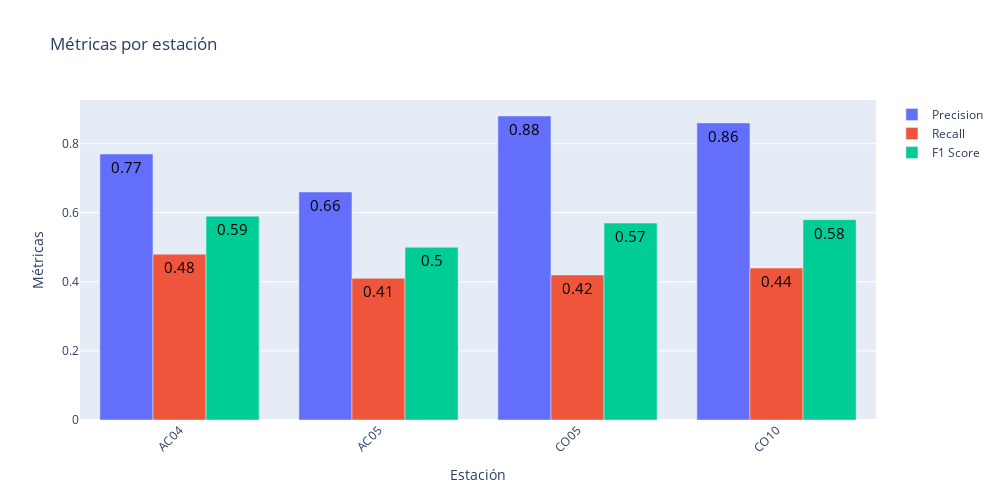
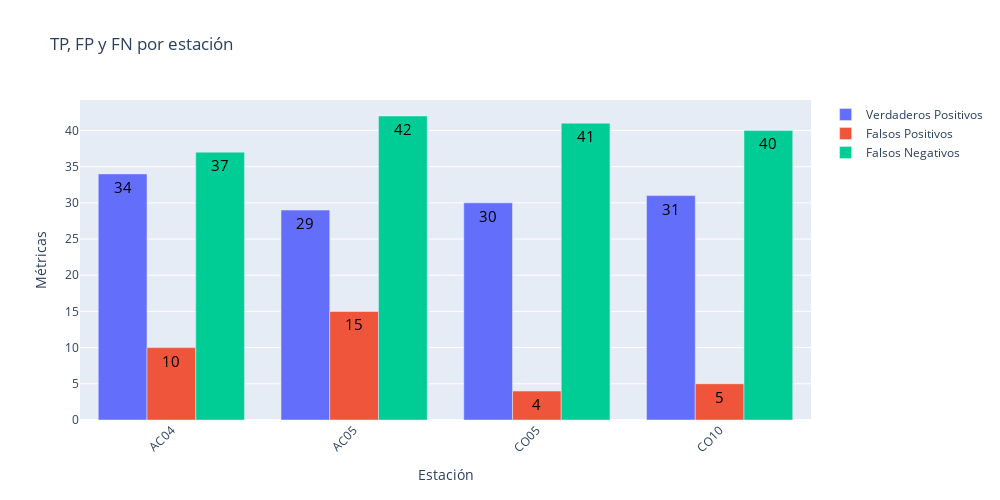

The notebook cell saved with these charts, in order:
### Code cell
plot_metrics(results_with_val)
plot_bar(results_with_val)

### Figure 1 — Plotly figure (JSON) as saved in the notebook; plotly's stock layout.template omitted (floating-point values rounded to 4 significant figures)
{"data": [{"name": "Precision", "text": ["0.77", "0.66", "0.88", "0.86"], "textfont": {"color": "black", "size": 15}, "type": "bar", "x": ["AC04", "AC05", "CO05", "CO10"], "y": [0.77, 0.66, 0.88, 0.86]}, {"name": "Recall", "text": ["0.48", "0.41", "0.42", "0.44"], "textfont": {"color": "black", "size": 15}, "type": "bar", "x": ["AC04", "AC05", "CO05", "CO10"], "y": [0.48, 0.41, 0.42, 0.44]}, {"name": "F1 Score", "text": ["0.59", "0.5", "0.57", "0.58"], "textfont": {"color": "black", "size": 15}, "type": "bar", "x": ["AC04", "AC05", "CO05", "CO10"], "y": [0.59, 0.5, 0.57, 0.58]}], "layout": {"barmode": "group", "height": 500, "title": {"text": "Métricas por estación"}, "width": 1000, "xaxis": {"tickangle": -45, "title": {"text": "Estación"}}, "yaxis": {"title": {"text": "Métricas"}}}}

### Figure 2 — Plotly figure (JSON) as saved in the notebook; plotly's stock layout.template omitted (floating-point values rounded to 4 significant figures)
{"data": [{"name": "Verdaderos Positivos", "text": ["34", "29", "30", "31"], "textfont": {"color": "black", "size": 15}, "type": "bar", "x": ["AC04", "AC05", "CO05", "CO10"], "y": [34, 29, 30, 31]}, {"name": "Falsos Positivos", "text": ["10", "15", "4", "5"], "textfont": {"color": "black", "size": 15}, "type": "bar", "x": ["AC04", "AC05", "CO05", "CO10"], "y": [10, 15, 4, 5]}, {"name": "Falsos Negativos", "text": ["37", "42", "41", "40"], "textfont": {"color": "black", "size": 15}, "type": "bar", "x": ["AC04", "AC05", "CO05", "CO10"], "y": [37, 42, 41, 40]}], "layout": {"barmode": "group", "height": 500, "title": {"text": "TP, FP y FN por estación"}, "width": 1000, "xaxis": {"tickangle": -45, "title": {"text": "Estación"}}, "yaxis": {"title": {"text": "Métricas"}}}}
